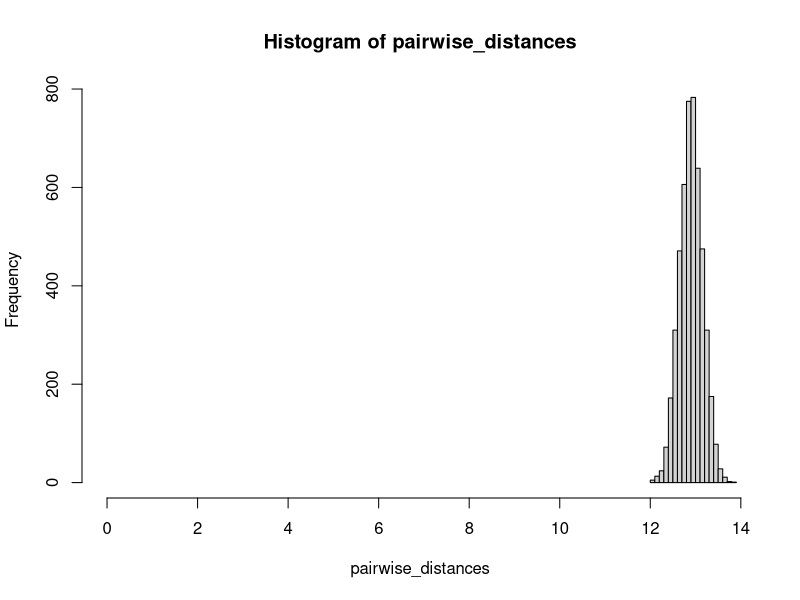
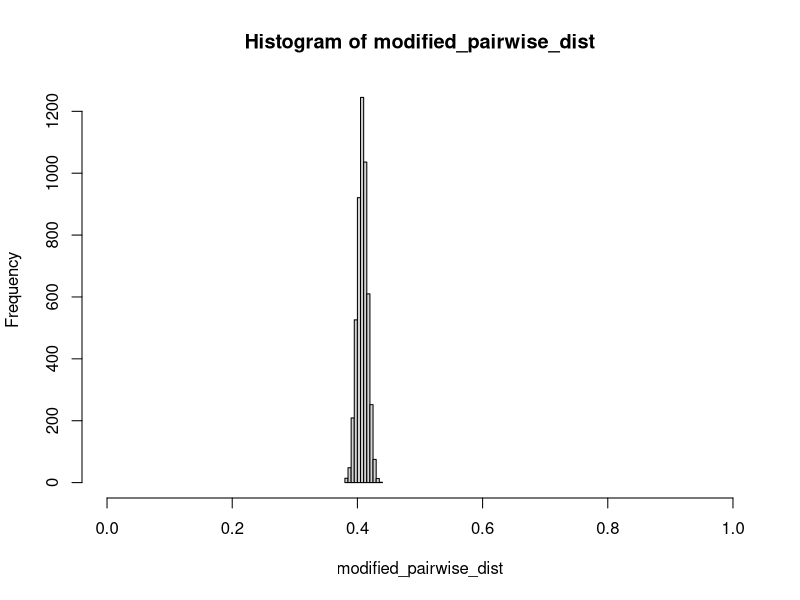

Generate these figures, in order, with R:
#Q1

# X1, ..., X_n
# X_i = (X_i(1), ... X_i(p))
# i = 1, ..., n

# pairwise distances with L2 norm

n <- 100
p <- 1000
X <- matrix(0, n, p)
for (i in 1:n){
  for (j in 1:p){
    X[i, j] <- runif(1,0,1)
  }
}

pairwise_distances <- dist(X, method = "euclidean")

hist(pairwise_distances, xlim=c(0,max(pairwise_distances)))

modified_pairwise_dist <- dist(X)/sqrt(p)
hist(modified_pairwise_dist, xlim=c(0,1))

# we can see with the modified distance, the pairwise distances converge rather than diverge.


#Q2
set.seed(1)
n <- 100
p <- 2

X <- matrix(0, n, p)
for (i in 1:n){
  for (j in 1:p){
    X[i, j] <- 3*sin(-pi*j*i/n)
  }
}

Y <- rep(0, n)
beta <- c(rep(0, p))
epsilon <- rep(0, n)
for (i in 1:n){
  epsilon[i] <- rnorm(1, 0, 1)
}
for (j in 1:p){
  beta[j] <- rnorm(1, 0, j^(-4))
}


for (i in 1:n){
  sum_val <- 0
  for (j in 1:p){
    sum_val <- sum_val + 3 * beta[j] * sin(-pi*j*i/n) + epsilon[i]
  }
  Y[i] <- sum_val
}

LS <- lm(Y~-1+X)
summary(LS)
beta_LS <- LS$coefficients
